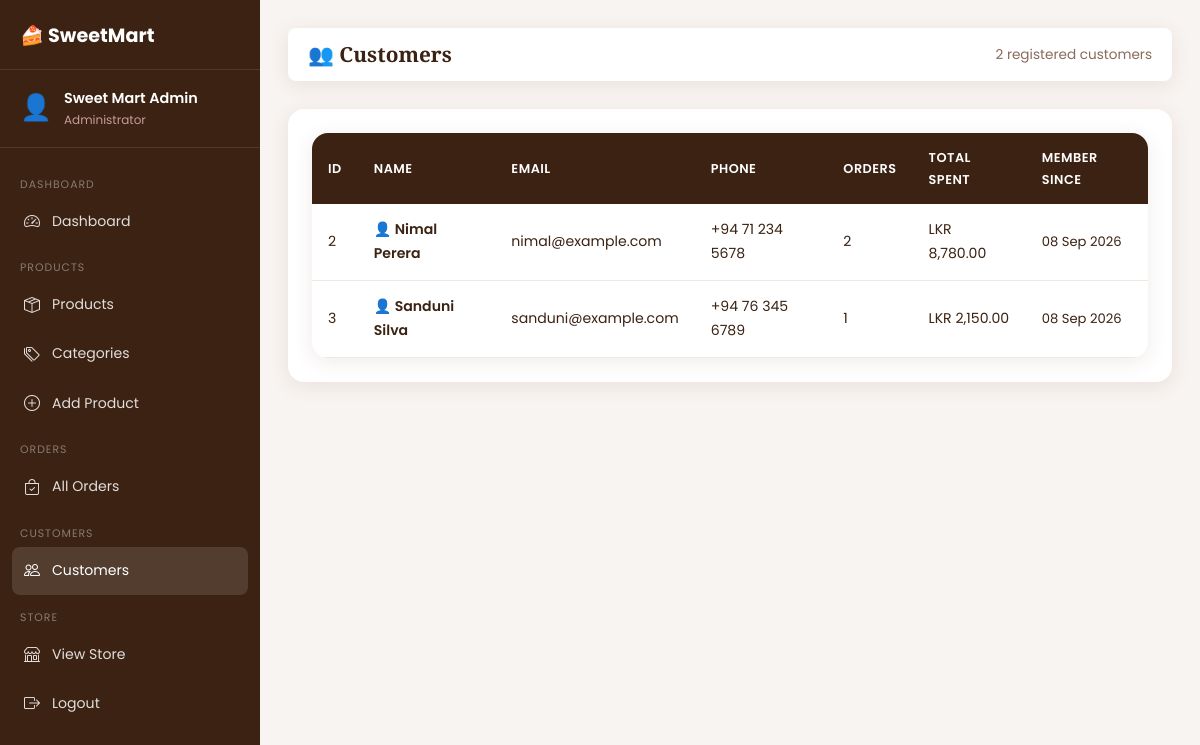
The page /admin/customers.php (signed in) on the database its author committed.
### tables this page shows
CREATE TABLE IF NOT EXISTS users (
    id INT AUTO_INCREMENT PRIMARY KEY,
    full_name VARCHAR(100) NOT NULL,
    email VARCHAR(100) NOT NULL UNIQUE,
    phone VARCHAR(20),
    shipping_address TEXT DEFAULT NULL,
    billing_address TEXT DEFAULT NULL,
    password VARCHAR(255) NOT NULL,
    password_hash VARCHAR(255) DEFAULT NULL,
    role ENUM('customer','admin') DEFAULT 'customer',
    created_at TIMESTAMP DEFAULT CURRENT_TIMESTAMP
);

### includes/functions.php (called while the page is built, shortened)
<?php
function clean(string $val): string {
    return htmlspecialchars(trim($val), ENT_QUOTES, 'UTF-8');
}
function price(float $amount): string {
    return 'LKR ' . number_format($amount, 2);
}

### admin/customers.php (the view, shortened to what this page needs)
<?php
require_once __DIR__ . "/../includes/db.php";
require_once __DIR__ . "/../includes/functions.php";
$customers = $conn->query("SELECT u.*,(SELECT COUNT(*) FROM orders WHERE user_id=u.id) AS order_count,(SELECT COALESCE(SUM(total),0) FROM orders WHERE user_id=u.id) AS total_spent FROM users u WHERE u.role='customer' ORDER BY u.created_at DESC");
?>
<!DOCTYPE html><html lang="en"><head>
<link href="https://cdn.jsdelivr.net/npm/bootstrap@5.3.2/dist/css/bootstrap.min.css" rel="stylesheet">
<link href="https://cdn.jsdelivr.net/npm/bootstrap-icons@1.11.1/font/bootstrap-icons.css" rel="stylesheet">
<link rel="stylesheet" href="../assets/css/style.css"><link rel="stylesheet" href="../assets/css/admin.css">
</head><body class="admin-body"><div class="admin-layout">
<?php require __DIR__ . "/../includes/admin_sidebar.php"; ?>
<main class="admin-main">
  <div class="admin-topbar">
    <h2>👥 Customers</h2>
    <div style="font-size:.85rem;color:#8a6a5a;"><?= $customers->num_rows ?> registered customers</div>
  </div>
  <div class="admin-card" style="overflow-x:auto;">
    <table class="admin-table">
      <thead><tr><th>ID</th><th>Name</th><th>Email</th><th>Phone</th><th>Orders</th><th>Total Spent</th><th>Member Since</th></tr></thead>
      <tbody>
        <?php while($c=$customers->fetch_assoc()): ?>
        <tr>
          <td><?= $c["id"] ?></td>
          <td style="font-weight:600;">👤 <?= clean($c["full_name"]) ?></td>
          <td><?= clean($c["email"]) ?></td>
          <td><?= clean($c["phone"]) ?></td>
          <td><?= $c["order_count"] ?></td>
          <td><?= price($c["total_spent"]) ?></td>
          <td style="font-size:.82rem;"><?= date("d M Y",strtotime($c["created_at"])) ?></td>
        </tr>
        <?php endwhile; ?>
      </tbody>
    </table>
  </div>
</main>
</div>
</body></html>

### assets/css/style.css (style rules this page uses)
:root { --cream:#FFF8F2;--pink:#E8A0A0;--pink-light:#FCE8E8;--brown:#6B3F2A;--brown-dark:#3B2212;--text:#3B2212;--card-bg:#fff;--shadow:0 4px 20px rgba(107,63,42,.10);--radius:16px;--radius-sm:8px; }
* { box-sizing:border-box;margin:0;padding:0; }
body { font-family:'Poppins',sans-serif;background:var(--cream);color:var(--text);line-height:1.7; }
h1,h2,h3,h4,h5 { font-family:'Playfair Display',serif;color:var(--brown-dark); }
.admin-layout { display:flex;min-height:100vh; }
.admin-main { margin-left:260px;flex:1;padding:28px;background:#f8f4f1;min-height:100vh; }
.admin-topbar { display:flex;justify-content:space-between;align-items:center;margin-bottom:28px;background:#fff;border-radius:var(--radius-sm);padding:14px 20px;box-shadow:var(--shadow); }
.admin-table { width:100%;border-collapse:collapse;background:#fff;border-radius:var(--radius);overflow:hidden;box-shadow:var(--shadow); }
.admin-table th { background:var(--brown-dark);color:#fff;padding:14px 16px;font-size:.8rem;font-weight:600;text-transform:uppercase;letter-spacing:.5px; }
.admin-table td { padding:14px 16px;border-bottom:1px solid #f0e8e0;font-size:.88rem; }

### assets/css/admin.css (style rules this page uses)
.admin-layout { display:flex;min-height:100vh; }
.admin-topbar h2 { font-size:1.3rem;font-weight:600;margin:0;color:var(--brown-dark,#3B2212); }
.admin-card { background:#fff;border-radius:16px;box-shadow:0 4px 20px rgba(107,63,42,.10);padding:24px; }

### rows shown on the page
users: id "2", full_name "Nimal Perera", email "nimal@example.com", phone "+94 71 234 5678", order_count "2", total_spent "LKR 8,780.00", created_at "08 Sep 2026"
users: id "3", full_name "Sanduni Silva", email "sanduni@example.com", phone "+94 76 345 6789", order_count "1", total_spent "LKR 2,150.00", created_at "08 Sep 2026"

### other values the page prints
$_SESSION['full_name'] "Sweet Mart Admin"
$customers->num_rows "2"
